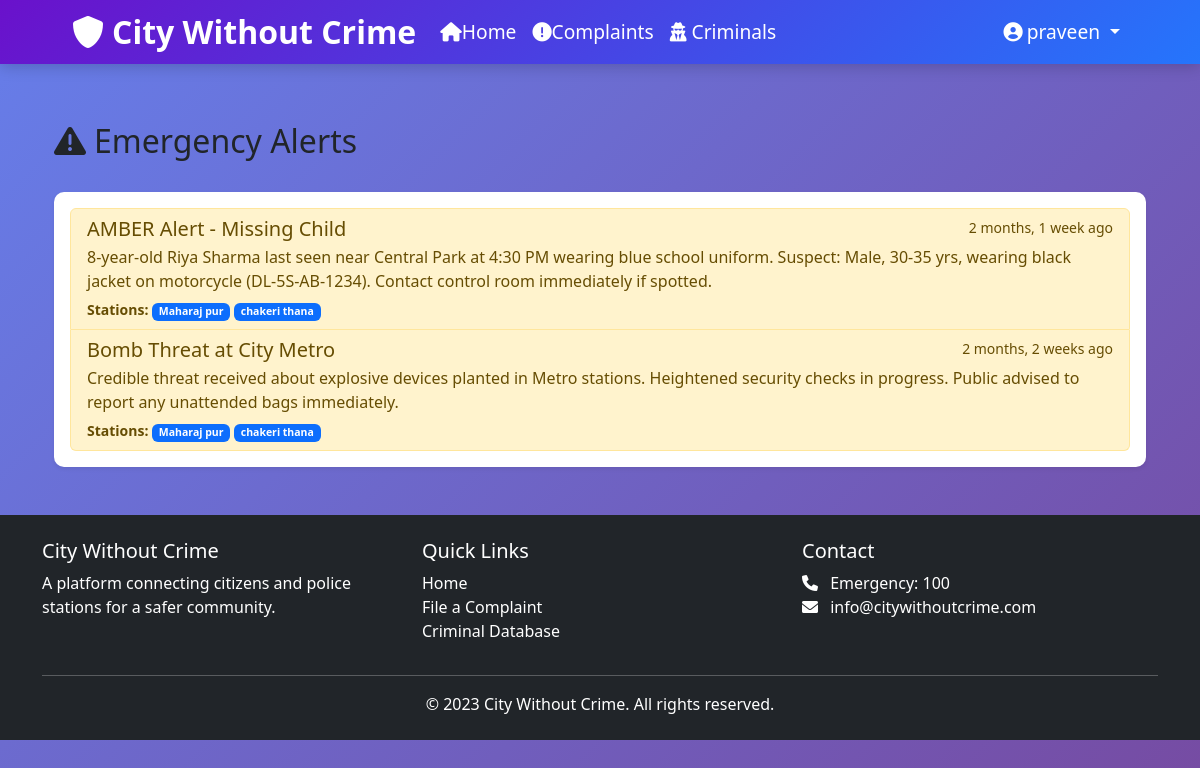
/emergency/ (signed in), run on the app's committed database.
### cwc_app/models.py (models this page shows, shortened)
class User(AbstractUser):
    email = models.EmailField(unique=True)  # ✅ Yahan add karein
    is_police = models.BooleanField(default=False)
    is_admin = models.BooleanField(default=False)
    station = models.ForeignKey('PoliceStation', on_delete=models.SET_NULL, null=True, blank=True)
    USERNAME_FIELD = 'username'  # Default hi rahega
    REQUIRED_FIELDS = ['email']  # Email required bana de

class EmergencyAlert(models.Model):
    title = models.CharField(max_length=200)
    description = models.TextField()
    stations = models.ManyToManyField(PoliceStation)
    created_by = models.ForeignKey(User, on_delete=models.CASCADE)
    created_at = models.DateTimeField(auto_now_add=True)
    is_active = models.BooleanField(default=True)

class PoliceStation(models.Model):
    name = models.CharField(max_length=100)
    address = models.TextField()
    contact_number = models.CharField(max_length=15)
    email = models.EmailField()
    jurisdiction = models.CharField(max_length=100)
    created_at = models.DateTimeField(auto_now_add=True)

### cwc_app/views.py (the view)
# urls.py: path('emergency/', views.emergency_list, name='emergency_list'),
@login_required
def emergency_list(request):
    alerts = EmergencyAlert.objects.filter(is_active=True).order_by('-created_at')
    return render(request, 'emergency/list.html', {'alerts': alerts})

### templates/emergency/list.html (shortened to what this page needs)
{% extends 'base.html' %}
{% block content %}
<div class="container">
    <div class="d-flex justify-content-between align-items-center mb-4">
        <h2><i class="fas fa-exclamation-triangle me-2"></i>Emergency Alerts</h2>
    </div>
    <div class="card shadow-sm">
        <div class="card-body">
            <div class="list-group">
                {% for alert in alerts %}
                <div class="list-group-item list-group-item-action {% if alert.is_active %}list-group-item-warning{% endif %}">
                    <div class="d-flex w-100 justify-content-between">
                        <h5 class="mb-1">{{ alert.title }}</h5>
                        <small>{{ alert.created_at|timesince }} ago</small>
                    </div>
                    <p class="mb-1">{{ alert.description }}</p>
                    <small>
                        <strong>Stations:</strong>
                        {% for station in alert.stations.all %}
                        <span class="badge bg-primary">{{ station.name }}</span>
                        {% endfor %}
                    </small>
                </div>
                {% endfor %}
            </div>
        </div>
    </div>
</div>
{% endblock %}

### templates/partials/navbar.html (shortened to what this page needs)
<nav class="navbar navbar-expand-lg navbar-dark bg-primary" >
    <div class="container">
        <a class="navbar-brand" href="{% url 'home' %}">
            <i class="fas fa-shield-alt me-2"></i>City Without Crime
        </a>
        <div class="collapse navbar-collapse nav-links" id="navbarNav">
            <ul class="navbar-nav me-auto">
                <li class="nav-item">
                    <a class="nav-link text-white" href="{% url 'home' %}">
                         <i class="fas fa-home"></i>Home</a>
                </li>
                <li class="nav-item">
                    <a class="nav-link text-white" href="{% url 'complaint_list' %}">
                        <i class="fas fa-exclamation-circle"></i>Complaints</a>
                </li>
                <li class="nav-item">
                    <a class="nav-link text-white" href="{% url 'criminal_list' %}">
                        <i class="fas fa-user-secret"></i> Criminals</a>
                </li>
            </ul>
            <ul class="navbar-nav">
                {% if user.is_authenticated %}
                    <li class="nav-item dropdown">
                        <a class="nav-link dropdown-toggle text-white" href="#" id="userDropdown" role="button" data-bs-toggle="dropdown">
                            <i class="fas fa-user-circle me-1"></i>{{ user.username }}
                        </a>
                    </li>
                {% endif %}
            </ul>
        </div>
    </div>
</nav><br><br>

### static/css/style.css (style rules this page uses)
:root { --primary-color: #0d6efd; --secondary-color: #f03848; --success-color: #198754; --danger-color: #dc3545; --warning-color: #ffc107; --info-color: #0dcaf0; --light-color: #f8f9fa; --dark-color: #212529; }
body { background: linear-gradient(135deg, #667eea, #764ba2); background-attachment: fixed; min-height: 100vh; font-family: 'Segoe UI', Tahoma, Geneva, Verdana, sans-serif; background-color: #f5f5f5; padding-top: 50px !important; margin: 0; position: relative; cursor: default; }
.card { transition: transform 0.3s ease, box-shadow 0.3s ease; border: none; border-radius: 10px; box-shadow: 0 4px 6px rgba(0, 0, 0, 0.1); }
.navbar { position: fixed; top: 0; left: 0; width: 100%; background: linear-gradient(135deg, #6a11cb 0%, #2575fc 100%); color: white; padding: 3px 5%; display: flex; justify-content: space-between; align-items: center; box-shadow: 0 2px 15px rgba(0, 0, 0, 0.2); z-index: 1000; transition: all 0.3s ease; }
.navbar-brand { font-size: 2rem !important; font-weight: 700; }
.navbar-nav .nav-link { font-size: 1.2rem !important; font-weight: 500; }
.nav-links { display: flex; list-style: none; }
.nav-links a { color: rgb(22, 26, 247); text-decoration: none; font-weight: 500; font-size: 1.1rem; transition: all 0.3s ease; padding: 8px 12px; border-radius: 4px; }
.navbar-nav .dropdown-toggle { font-size: 1.2rem !important; }
.navbar-brand { font-weight: 700; }

### data on the page
User: username "praveen"
EmergencyAlert: title "AMBER Alert - Missing Child", created_at "2 months, 1 week", description "8-year-old Riya Sharma last seen near Central Park at 4:30 PM wearing blue school uniform. Suspect: Male, 30-35 yrs, wearing black jacket on motorcycle (DL-5S-AB-1234). Contact control room immediately if spotted."
PoliceStation: name "Maharaj pur"
PoliceStation: name "chakeri thana"
EmergencyAlert: title "Bomb Threat at City Metro", created_at "2 months, 2 weeks", description "Credible threat received about explosive devices planted in Metro stations. Heightened security checks in progress. Public advised to report any unattended bags immediately."
